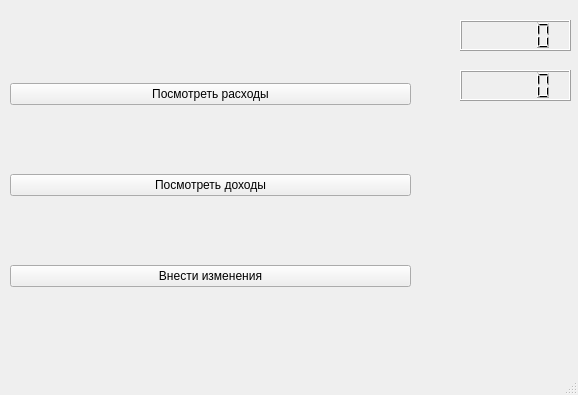
<?xml version="1.0" encoding="UTF-8"?>
<ui version="4.0">
 <class>MainWindow</class>
 <widget class="QMainWindow" name="MainWindow">
  <property name="geometry">
   <rect>
    <x>0</x>
    <y>0</y>
    <width>578</width>
    <height>395</height>
   </rect>
  </property>
  <property name="windowTitle">
   <string>MainWindow</string>
  </property>
  <widget class="QWidget" name="centralwidget">
   <widget class="QWidget" name="verticalLayoutWidget">
    <property name="geometry">
     <rect>
      <x>10</x>
      <y>20</y>
      <width>401</width>
      <height>331</height>
     </rect>
    </property>
    <layout class="QVBoxLayout" name="verticalLayout">
     <item>
      <widget class="QPushButton" name="pushButton_2">
       <property name="text">
        <string>Посмотреть расходы</string>
       </property>
      </widget>
     </item>
     <item>
      <widget class="QPushButton" name="pushButton_3">
       <property name="text">
        <string>Посмотреть доходы</string>
       </property>
      </widget>
     </item>
     <item>
      <widget class="QPushButton" name="pushButton">
       <property name="text">
        <string>Внести изменения</string>
       </property>
      </widget>
     </item>
    </layout>
   </widget>
   <widget class="QLCDNumber" name="lcdNumber">
    <property name="geometry">
     <rect>
      <x>460</x>
      <y>20</y>
      <width>111</width>
      <height>31</height>
     </rect>
    </property>
   </widget>
   <widget class="QLCDNumber" name="lcdNumber_2">
    <property name="geometry">
     <rect>
      <x>460</x>
      <y>70</y>
      <width>111</width>
      <height>31</height>
     </rect>
    </property>
   </widget>
  </widget>
  <widget class="QMenuBar" name="menubar">
   <property name="geometry">
    <rect>
     <x>0</x>
     <y>0</y>
     <width>578</width>
     <height>21</height>
    </rect>
   </property>
  </widget>
  <widget class="QStatusBar" name="statusbar"/>
 </widget>
 <resources/>
 <connections/>
</ui>
